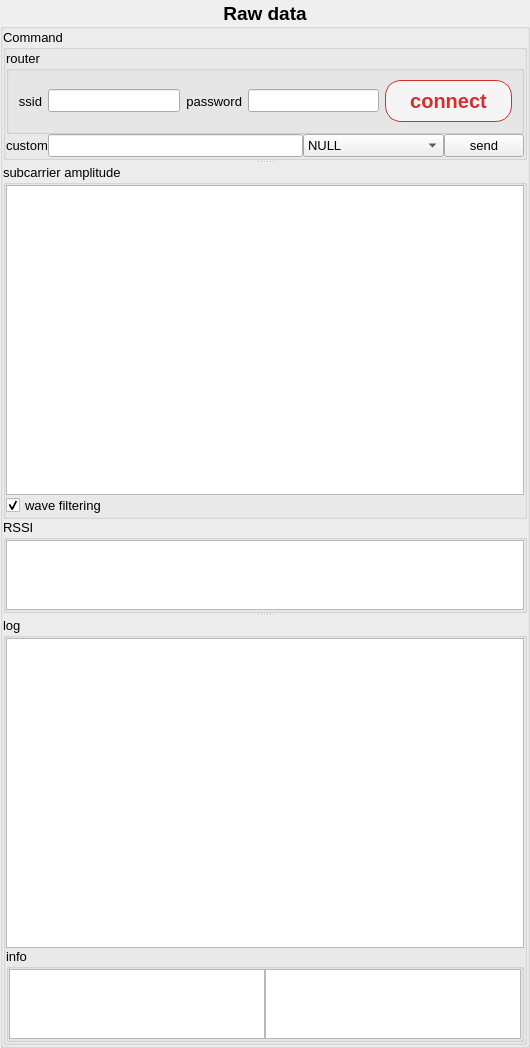
      <widget class="QGroupBox" name="groupBox_raw_data">
       <property name="font">
        <font>
         <pointsize>14</pointsize>
         <weight>75</weight>
         <bold>true</bold>
         <stylestrategy>PreferAntialias</stylestrategy>
        </font>
       </property>
       <property name="title">
        <string extracomment="Real time display of received CSI information">Raw data</string>
       </property>
       <property name="alignment">
        <set>Qt::AlignCenter</set>
       </property>
       <layout class="QVBoxLayout" name="verticalLayout_6">
        <property name="spacing">
         <number>0</number>
        </property>
        <property name="leftMargin">
         <number>0</number>
        </property>
        <property name="topMargin">
         <number>0</number>
        </property>
        <property name="rightMargin">
         <number>0</number>
        </property>
        <property name="bottomMargin">
         <number>0</number>
        </property>
        <item>
         <widget class="QSplitter" name="splitter_raw_data">
          <property name="orientation">
           <enum>Qt::Vertical</enum>
          </property>
          <widget class="QGroupBox" name="groupBox_16">
           <property name="sizePolicy">
            <sizepolicy hsizetype="Preferred" vsizetype="Minimum">
             <horstretch>0</horstretch>
             <verstretch>0</verstretch>
            </sizepolicy>
           </property>
           <property name="font">
            <font>
             <pointsize>10</pointsize>
             <weight>50</weight>
             <bold>false</bold>
             <stylestrategy>PreferAntialias</stylestrategy>
            </font>
           </property>
           <property name="title">
            <string>Command</string>
           </property>
           <layout class="QVBoxLayout" name="verticalLayout_4">
            <property name="spacing">
             <number>0</number>
            </property>
            <property name="leftMargin">
             <number>0</number>
            </property>
            <property name="topMargin">
             <number>0</number>
            </property>
            <property name="rightMargin">
             <number>0</number>
            </property>
            <property name="bottomMargin">
             <number>0</number>
            </property>
            <item>
             <widget class="QGroupBox" name="groupBox_11">
              <property name="title">
               <string>router</string>
              </property>
              <layout class="QGridLayout" name="gridLayout_router">
               <item row="0" column="0">
                <widget class="QLabel" name="label_delay_2">
                 <property name="text">
                  <string>ssid</string>
                 </property>
                 <property name="alignment">
                  <set>Qt::AlignRight|Qt::AlignVCenter</set>
                 </property>
                </widget>
               </item>
               <item row="0" column="1">
                <widget class="QLineEdit" name="lineEdit_router_ssid">
                 <property name="minimumHeight">
                  <number>28</number>
                 </property>
                 <property name="minimumWidth">
                  <number>220</number>
                 </property>
                </widget>
               </item>
               <item row="0" column="2">
                <widget class="QLabel" name="label_duration_2">
                 <property name="text">
                  <string>password</string>
                 </property>
                 <property name="alignment">
                  <set>Qt::AlignRight|Qt::AlignVCenter</set>
                 </property>
                </widget>
               </item>
               <item row="0" column="3">
                <widget class="QLineEdit" name="lineEdit_router_password">
                 <property name="minimumHeight">
                  <number>28</number>
                 </property>
                 <property name="minimumWidth">
                  <number>220</number>
                 </property>
                </widget>
               </item>
               <item row="0" column="4" alignment="Qt::AlignRight">
                <widget class="QPushButton" name="pushButton_router_connect">
                 <property name="minimumHeight">
                  <number>36</number>
                 </property>
                 <property name="minimumWidth">
                  <number>120</number>
                 </property>
                 <property name="font">
                  <font>
                   <pointsize>15</pointsize>
                  </font>
                 </property>
                 <property name="styleSheet">
                  <string>QPushButton { padding: 8px 24px; border-radius: 16px; background: #f5f5f5; color: #d32f2f; font-weight: bold; border: 1px solid #d32f2f; } QPushButton:hover { background: #ffeaea; }</string>
                 </property>
                 <property name="text">
                  <string>connect</string>
                 </property>
                </widget>
               </item>
              </layout>
             </widget>
            </item>
            <item>
             <layout class="QHBoxLayout" name="horizontalLayout_4" stretch="1,8,3,2">
              <property name="spacing">
               <number>0</number>
              </property>
              <item>
               <widget class="QLabel" name="label">
                <property name="font">
                 <font>
                  <pointsize>10</pointsize>
                  <weight>50</weight>
                  <bold>false</bold>
                  <stylestrategy>PreferAntialias</stylestrategy>
                 </font>
                </property>
                <property name="text">
                 <string>custom</string>
                </property>
               </widget>
              </item>
              <item>
               <widget class="QLineEdit" name="lineEdit_command">
                <property name="font">
                 <font>
                  <pointsize>10</pointsize>
                  <weight>50</weight>
                  <bold>false</bold>
                  <stylestrategy>PreferAntialias</stylestrategy>
                 </font>
                </property>
               </widget>
              </item>
              <item>
               <widget class="QComboBox" name="comboBox_command">
                <property name="font">
                 <font>
                  <pointsize>10</pointsize>
                  <weight>50</weight>
                  <bold>false</bold>
                  <stylestrategy>PreferAntialias</stylestrategy>
                 </font>
                </property>
                <item>
                 <property name="text">
                  <string>NULL</string>
                 </property>
                </item>
                <item>
                 <property name="text">
                  <string>restart</string>
                 </property>
                </item>
                <item>
                 <property name="text">
                  <string>radar --output LLFT</string>
                 </property>
                </item>
                <item>
                 <property name="text">
                  <string>version</string>
                 </property>
                </item>
                <item>
                 <property name="text">
                  <string>wifi_config --info</string>
                 </property>
                </item>
                <item>
                 <property name="text">
                  <string>wifi_scan</string>
                 </property>
                </item>
                <item>
                 <property name="text">
                  <string>ping --abort</string>
                 </property>
                </item>
               </widget>
              </item>
              <item>
               <widget class="QPushButton" name="pushButton_command">
                <property name="font">
                 <font>
                  <pointsize>10</pointsize>
                  <weight>50</weight>
                  <bold>false</bold>
                  <stylestrategy>PreferAntialias</stylestrategy>
                 </font>
                </property>
                <property name="text">
                 <string>send</string>
                </property>
               </widget>
              </item>
             </layout>
            </item>
           </layout>
          </widget>
          <widget class="QWidget" name="layoutWidget">
           <layout class="QVBoxLayout" name="verticalLayout_7" stretch="32,1">
            <property name="spacing">
             <number>0</number>
            </property>
            <item>
             <widget class="QGroupBox" name="groupBox_subcarrier">
              <property name="font">
               <font>
                <pointsize>10</pointsize>
                <weight>50</weight>
                <bold>false</bold>
                <stylestrategy>PreferAntialias</stylestrategy>
               </font>
              </property>
              <property name="title">
               <string>subcarrier amplitude</string>
              </property>
              <property name="flat">
               <bool>false</bool>
              </property>
              <property name="checkable">
               <bool>false</bool>
              </property>
              <layout class="QVBoxLayout" name="verticalLayout_9">
               <property name="spacing">
                <number>0</number>
               </property>
               <property name="leftMargin">
                <number>0</number>
               </property>
               <property name="topMargin">
                <number>0</number>
               </property>
               <property name="rightMargin">
                <number>0</number>
               </property>
               <property name="bottomMargin">
                <number>0</number>
               </property>
               <item>
                <layout class="QHBoxLayout" name="horizontalLayout_8"/>
               </item>
               <item>
                <widget class="PlotWidget" name="graphicsView_subcarrier"/>
               </item>
               <item>
                <widget class="QCheckBox" name="checkBox_wave_filtering">
                 <property name="font">
                  <font>
                   <pointsize>10</pointsize>
                   <weight>50</weight>
                   <bold>false</bold>
                   <stylestrategy>PreferAntialias</stylestrategy>
                  </font>
                 </property>
                 <property name="layoutDirection">
                  <enum>Qt::LeftToRight</enum>
                 </property>
                 <property name="text">
                  <string>wave filtering</string>
                 </property>
                 <property name="checked">
                  <bool>true</bool>
                 </property>
                </widget>
               </item>
              </layout>
             </widget>
            </item>
            <item>
             <widget class="QGroupBox" name="groupBox_rssi">
              <property name="font">
               <font>
                <pointsize>10</pointsize>
                <weight>50</weight>
                <bold>false</bold>
                <stylestrategy>PreferAntialias</stylestrategy>
               </font>
              </property>
              <property name="title">
               <string>RSSI</string>
              </property>
              <layout class="QVBoxLayout" name="verticalLayout_10">
               <property name="spacing">
                <number>0</number>
               </property>
               <property name="leftMargin">
                <number>0</number>
               </property>
               <property name="topMargin">
                <number>0</number>
               </property>
               <property name="rightMargin">
                <number>0</number>
               </property>
               <property name="bottomMargin">
                <number>0</number>
               </property>
               <item>
                <widget class="PlotWidget" name="graphicsView_rssi">
                 <property name="sizePolicy">
                  <sizepolicy hsizetype="Preferred" vsizetype="Preferred">
                   <horstretch>0</horstretch>
                   <verstretch>0</verstretch>
                  </sizepolicy>
                 </property>
                </widget>
               </item>
              </layout>
             </widget>
            </item>
           </layout>
          </widget>
          <widget class="QGroupBox" name="groupBox_13">
           <property name="font">
            <font>
             <pointsize>10</pointsize>
             <weight>50</weight>
             <bold>false</bold>
             <stylestrategy>PreferAntialias</stylestrategy>
            </font>
           </property>
           <property name="title">
            <string>log</string>
           </property>
           <layout class="QVBoxLayout" name="verticalLayout_13" stretch="16,1">
            <property name="spacing">
             <number>0</number>
            </property>
            <property name="leftMargin">
             <number>0</number>
            </property>
            <property name="topMargin">
             <number>0</number>
            </property>
            <property name="rightMargin">
             <number>0</number>
            </property>
            <property name="bottomMargin">
             <number>0</number>
            </property>
            <item>
             <widget class="QTextBrowser" name="textBrowser_log">
              <property name="sizePolicy">
               <sizepolicy hsizetype="Preferred" vsizetype="Preferred">
                <horstretch>0</horstretch>
                <verstretch>0</verstretch>
               </sizepolicy>
              </property>
              <property name="font">
               <font>
                <pointsize>8</pointsize>
                <weight>50</weight>
                <bold>false</bold>
                <stylestrategy>PreferAntialias</stylestrategy>
               </font>
              </property>
             </widget>
            </item>
            <item>
             <widget class="QGroupBox" name="groupBox_radioHeader">
              <property name="font">
               <font>
                <pointsize>10</pointsize>
                <weight>50</weight>
                <bold>false</bold>
                <stylestrategy>PreferAntialias</stylestrategy>
               </font>
              </property>
              <property name="title">
               <string>info</string>
              </property>
              <layout class="QHBoxLayout" name="horizontalLayout_5" stretch="5,0">
               <property name="spacing">
                <number>0</number>
               </property>
               <property name="leftMargin">
                <number>0</number>
               </property>
               <property name="topMargin">
                <number>0</number>
               </property>
               <property name="rightMargin">
                <number>0</number>
               </property>
               <property name="bottomMargin">
                <number>0</number>
               </property>
               <item>
                <widget class="QTableView" name="tableView_radioHeader">
                 <property name="font">
                  <font>
                   <pointsize>8</pointsize>
                   <weight>50</weight>
                   <bold>false</bold>
                   <stylestrategy>PreferAntialias</stylestrategy>
                  </font>
                 </property>
                 <property name="autoScrollMargin">
                  <number>10</number>
                 </property>
                 <property name="sortingEnabled">
                  <bool>false</bool>
                 </property>
                 <attribute name="horizontalHeaderMinimumSectionSize">
                  <number>12</number>
                 </attribute>
                 <attribute name="verticalHeaderMinimumSectionSize">
                  <number>10</number>
                 </attribute>
                 <attribute name="verticalHeaderDefaultSectionSize">
                  <number>20</number>
                 </attribute>
                 <attribute name="verticalHeaderStretchLastSection">
                  <bool>true</bool>
                 </attribute>
                </widget>
               </item>
               <item>
                <widget class="QTableView" name="tableView_device_info">
                 <property name="font">
                  <font>
                   <pointsize>8</pointsize>
                   <weight>50</weight>
                   <bold>false</bold>
                   <stylestrategy>PreferAntialias</stylestrategy>
                  </font>
                 </property>
                 <property name="autoScrollMargin">
                  <number>10</number>
                 </property>
                 <property name="sortingEnabled">
                  <bool>false</bool>
                 </property>
                 <attribute name="horizontalHeaderMinimumSectionSize">
                  <number>12</number>
                 </attribute>
                 <attribute name="verticalHeaderMinimumSectionSize">
                  <number>10</number>
                 </attribute>
                 <attribute name="verticalHeaderDefaultSectionSize">
                  <number>20</number>
                 </attribute>
                 <attribute name="verticalHeaderStretchLastSection">
                  <bool>true</bool>
                 </attribute>
                </widget>
               </item>
              </layout>
             </widget>
            </item>
           </layout>
          </widget>
         </widget>
        </item>
       </layout>
      </widget>
